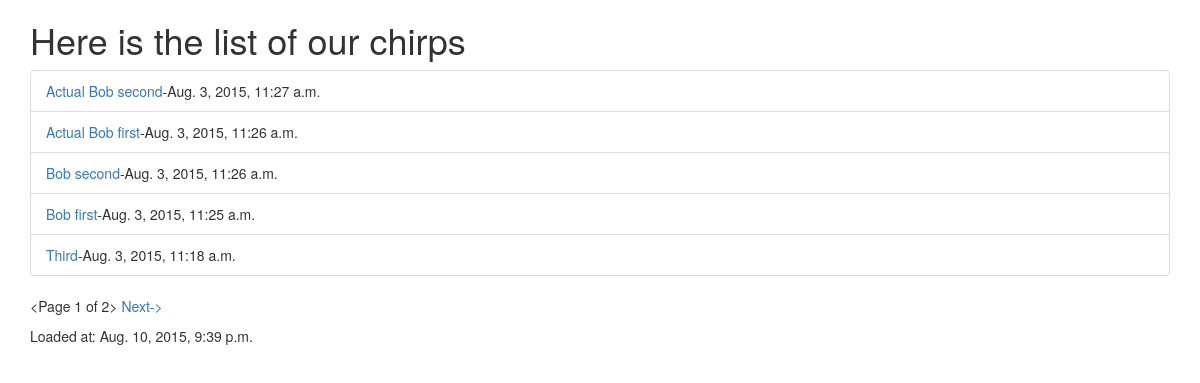
Page /updates/ on the earlier database version.
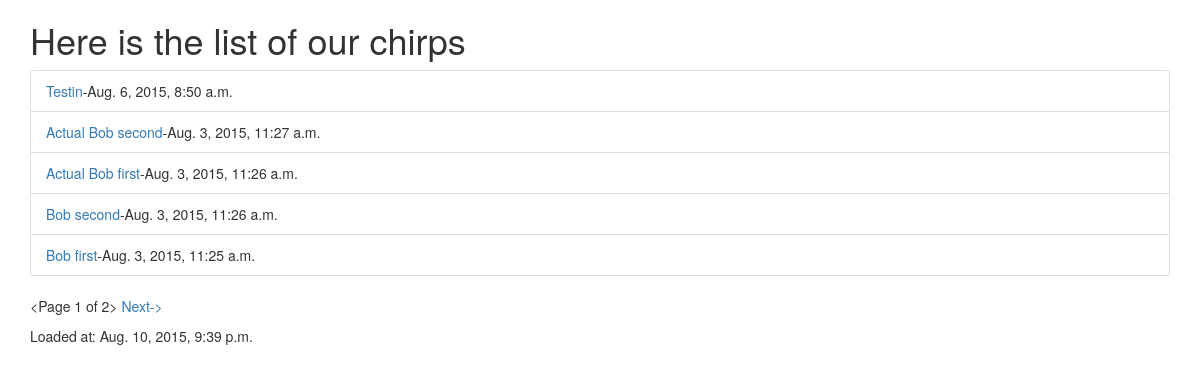
Same page on the later database version.
### updates/models.py (models this page shows, shortened)
class Chirp(models.Model):
    author = models.ForeignKey(User)
    message = models.CharField(max_length=140,
                               validators=[MinLengthValidator(5, message="Type more than 5 characters lazy ass")])
    title = models.CharField(max_length=30)
    posted_at = models.DateTimeField()

### updates/views.py (the view)
class ChirpList(ListView):
    model = Chirp
    template_name = "updates/list_chirps.html"
    queryset = Chirp.objects.all().order_by('-posted_at')
    paginate_by = 5
    def get_context_data(self, **kwargs):
        context = super(ChirpList, self).get_context_data(**kwargs)
        context['page_load'] = datetime.datetime.now()
        return context

### templates/updates/list_chirps.html (shortened to what this page needs)
{% extends "base.html" %}
{% load bootstrap3 %}
{% block content %}
    <h1>Here is the list of our chirps</h1>
    <ul class="list-group">
        {% for chirp in chirp_list %}
            <li class="list-group-item"><a href="{% url 'detail_chirp' chirp.id %}">{{ chirp.title }}</a>-{{ chirp.posted_at }}</li>
        {% endfor %}
    </ul>
    {% if is_paginated %}
    <p>
        {{ page_obj }}
        {% if page_obj.has_next %}
            <a href="{% url 'list_chirps' %}?page={{ page_obj.next_page_number }}">Next-></a>
        {% endif %}
    </p>
    {% endif %}
    <p>
        Loaded at: {{ page_load }}
    </p>
{% endblock %}

### templates/base.html (shortened to what this page needs)
{% load bootstrap3 %}
<!DOCTYPE html>
<html>
<head lang="en">
    {% bootstrap_css %}
</head>
<body>
    <div class="container">
        {% block content %}
        {% endblock %}
    </div>
</body>
</html>

Differences in the rows shown:
no longer on this page (row unchanged): Chirp: title "Third", posted_at "Aug. 3, 2015, 11:18 a.m."
added Chirp: title "Testin", posted_at "Aug. 6, 2015, 8:50 a.m."
